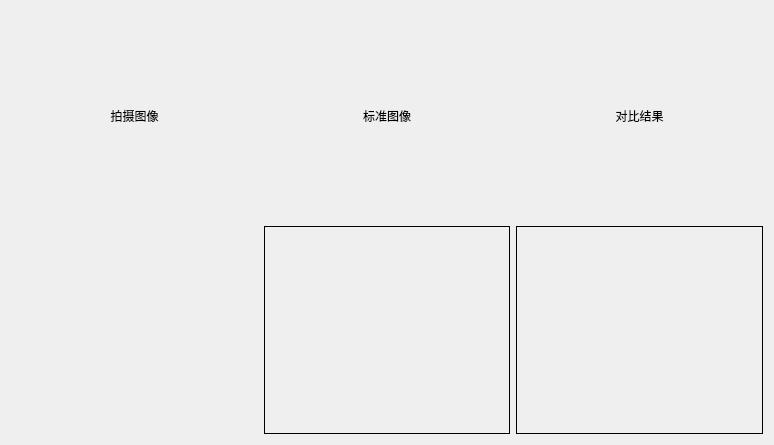
<?xml version="1.0" encoding="UTF-8"?>
<ui version="4.0">
 <class>Video</class>
 <widget class="QWidget" name="Video">
  <property name="geometry">
   <rect>
    <x>0</x>
    <y>0</y>
    <width>774</width>
    <height>445</height>
   </rect>
  </property>
  <property name="windowTitle">
   <string>Form</string>
  </property>
  <layout class="QGridLayout" name="gridLayout">
   <item row="0" column="0">
    <widget class="QLabel" name="label">
     <property name="text">
      <string>拍摄图像</string>
     </property>
     <property name="alignment">
      <set>Qt::AlignCenter</set>
     </property>
    </widget>
   </item>
   <item row="0" column="1">
    <widget class="QLabel" name="label_2">
     <property name="text">
      <string>标准图像</string>
     </property>
     <property name="alignment">
      <set>Qt::AlignCenter</set>
     </property>
    </widget>
   </item>
   <item row="0" column="2">
    <widget class="QLabel" name="label_3">
     <property name="text">
      <string>对比结果</string>
     </property>
     <property name="alignment">
      <set>Qt::AlignCenter</set>
     </property>
    </widget>
   </item>
   <item row="1" column="0">
    <layout class="QHBoxLayout" name="video_form"/>
   </item>
   <item row="1" column="1">
    <widget class="QLabel" name="label_4">
     <property name="styleSheet">
      <string notr="true">QLabel {border: 1px solid blank; }</string>
     </property>
     <property name="text">
      <string/>
     </property>
    </widget>
   </item>
   <item row="1" column="2">
    <widget class="QLabel" name="label_5">
     <property name="styleSheet">
      <string notr="true">QLabel {border: 1px solid blank; }</string>
     </property>
     <property name="text">
      <string/>
     </property>
    </widget>
   </item>
  </layout>
 </widget>
 <resources/>
 <connections/>
</ui>
